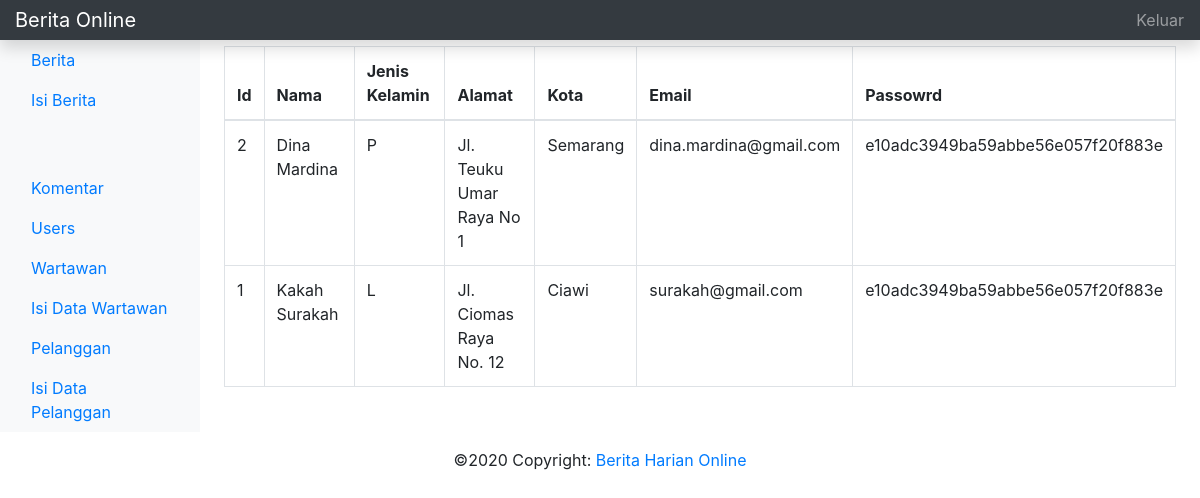
Page /admin/pelanggan.php on the committed database.
### tables this page shows
CREATE TABLE `pelanggan` (
  `idpelanggan` int(10) UNSIGNED NOT NULL,
  `nama` varchar(45) NOT NULL,
  `jenis_kelamin` enum('L','P') NOT NULL,
  `alamat` varchar(255) NOT NULL,
  `kota` varchar(255) NOT NULL,
  `email` varchar(45) NOT NULL,
  `password` varchar(191) NOT NULL
);

### admin/pelanggan.php (the view, shortened to what this page needs)
<?php
include"../functions/database.php";
include"../templates/admin.header.php";
?>
<h2>Data Pelanggan</h2>
<table class="table table-bordered">
    <thead>
        <tr>
            <th>Id</th>
            <th>Nama</th>
            <th>Jenis Kelamin</th>
            <th>Alamat</th>
            <th>Kota</th>
            <th>Email</th>
            <th>Passowrd</th>
        </tr>
    </thead>
<?php
$stmt2 = $conn->prepare("
    SELECT idpelanggan, nama, jenis_kelamin, alamat, kota, email, password
    FROM pelanggan
    ORDER BY idpelanggan DESC");
$stmt2->execute();
$stmt2->setFetchMode(PDO::FETCH_ASSOC);
?>
    <tbody>
        <?php while ($row = $stmt2->fetch()): ?>
        <tr>
            <td><?php echo htmlspecialchars($row['idpelanggan']) ?></td>
            <td><?php echo htmlspecialchars($row['nama']); ?></td>
            <td><?php echo htmlspecialchars($row['jenis_kelamin']); ?></td>
            <td><?php echo htmlspecialchars($row['alamat']); ?></td>
            <td><?php echo htmlspecialchars($row['kota']); ?></td>
            <td><?php echo htmlspecialchars($row['email']); ?></td>
            <td><?php echo htmlspecialchars($row['password']); ?></td>
        </tr>
        <?php endwhile; ?>
    </tbody>
</table>
<?php
include"../templates/admin.footer.php";
?>

### rows in the picture
pelanggan: idpelanggan "2", nama "Dina Mardina", jenis_kelamin "P", alamat "Jl. Teuku Umar Raya No 1", kota "Semarang", email "dina.mardina@gmail.com", password "e10adc3949ba59abbe56e057f20f883e"
pelanggan: idpelanggan "1", nama "Kakah Surakah", jenis_kelamin "L", alamat "Jl. Ciomas Raya No. 12", kota "Ciawi", email "surakah@gmail.com", password "e10adc3949ba59abbe56e057f20f883e"
